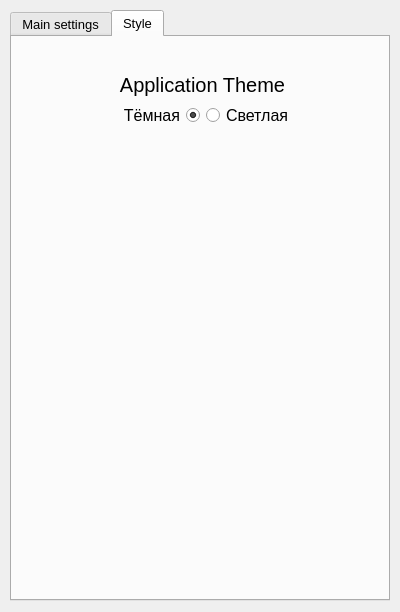
<?xml version="1.0" encoding="UTF-8"?>
<ui version="4.0">
 <class>Form</class>
 <widget class="QWidget" name="Form">
  <property name="geometry">
   <rect>
    <x>0</x>
    <y>0</y>
    <width>400</width>
    <height>612</height>
   </rect>
  </property>
  <property name="windowTitle">
   <string>Form</string>
  </property>
  <widget class="QTabWidget" name="tabWidget">
   <property name="geometry">
    <rect>
     <x>10</x>
     <y>10</y>
     <width>380</width>
     <height>591</height>
    </rect>
   </property>
   <property name="font">
    <font>
     <pointsize>10</pointsize>
    </font>
   </property>
   <property name="tabPosition">
    <enum>QTabWidget::North</enum>
   </property>
   <property name="tabShape">
    <enum>QTabWidget::Rounded</enum>
   </property>
   <property name="currentIndex">
    <number>1</number>
   </property>
   <property name="elideMode">
    <enum>Qt::ElideLeft</enum>
   </property>
   <widget class="QWidget" name="tab">
    <attribute name="title">
     <string>Main settings</string>
    </attribute>
   </widget>
   <widget class="QWidget" name="tab_2">
    <attribute name="title">
     <string>Style</string>
    </attribute>
    <widget class="QWidget" name="verticalLayoutWidget">
     <property name="geometry">
      <rect>
       <x>30</x>
       <y>0</y>
       <width>321</width>
       <height>91</height>
      </rect>
     </property>
     <layout class="QVBoxLayout" name="verticalLayout">
      <item>
       <widget class="QLabel" name="label">
        <property name="font">
         <font>
          <pointsize>15</pointsize>
         </font>
        </property>
        <property name="text">
         <string>Application Theme</string>
        </property>
        <property name="alignment">
         <set>Qt::AlignBottom|Qt::AlignHCenter</set>
        </property>
       </widget>
      </item>
      <item>
       <layout class="QHBoxLayout" name="horizontalLayout">
        <property name="sizeConstraint">
         <enum>QLayout::SetDefaultConstraint</enum>
        </property>
        <item>
         <widget class="QRadioButton" name="SetDarkTheme">
          <property name="sizePolicy">
           <sizepolicy hsizetype="Minimum" vsizetype="Fixed">
            <horstretch>0</horstretch>
            <verstretch>0</verstretch>
           </sizepolicy>
          </property>
          <property name="font">
           <font>
            <pointsize>12</pointsize>
           </font>
          </property>
          <property name="layoutDirection">
           <enum>Qt::RightToLeft</enum>
          </property>
          <property name="text">
           <string>Тёмная</string>
          </property>
          <property name="checked">
           <bool>true</bool>
          </property>
         </widget>
        </item>
        <item>
         <widget class="QRadioButton" name="SetLightTheme">
          <property name="font">
           <font>
            <pointsize>12</pointsize>
           </font>
          </property>
          <property name="text">
           <string>Светлая</string>
          </property>
         </widget>
        </item>
       </layout>
      </item>
     </layout>
    </widget>
   </widget>
  </widget>
 </widget>
 <resources/>
 <connections/>
</ui>
